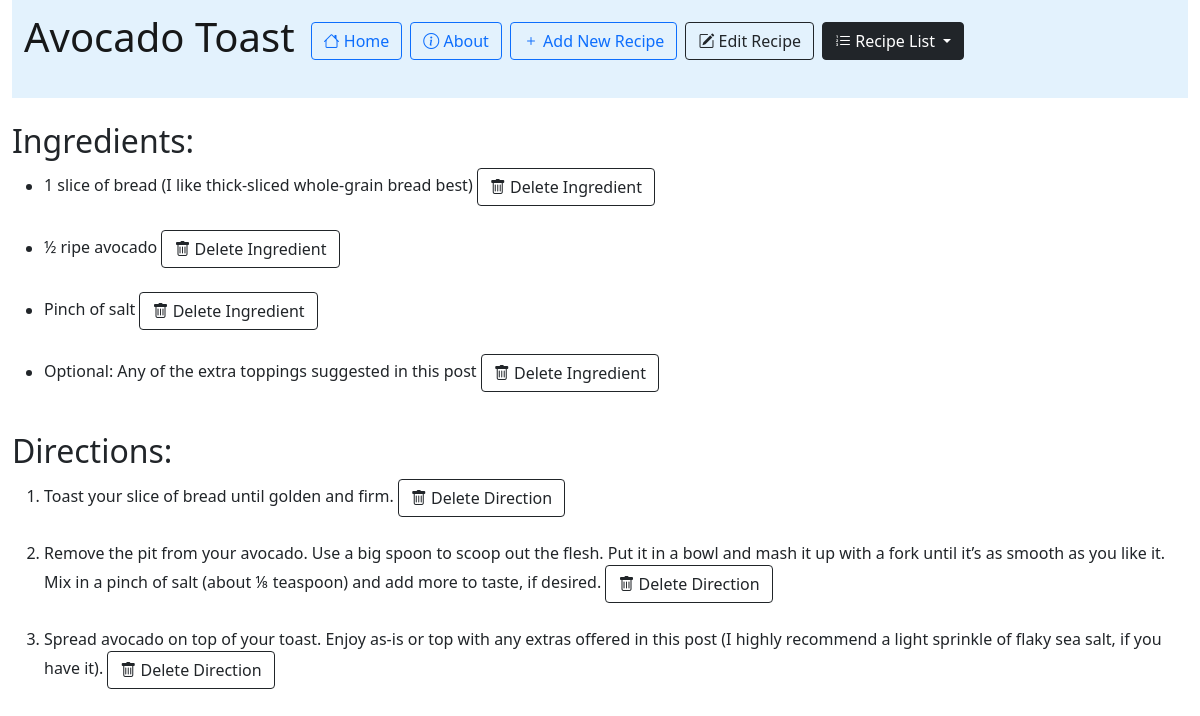
The page /recipe_app/249/ on the database as committed earlier.
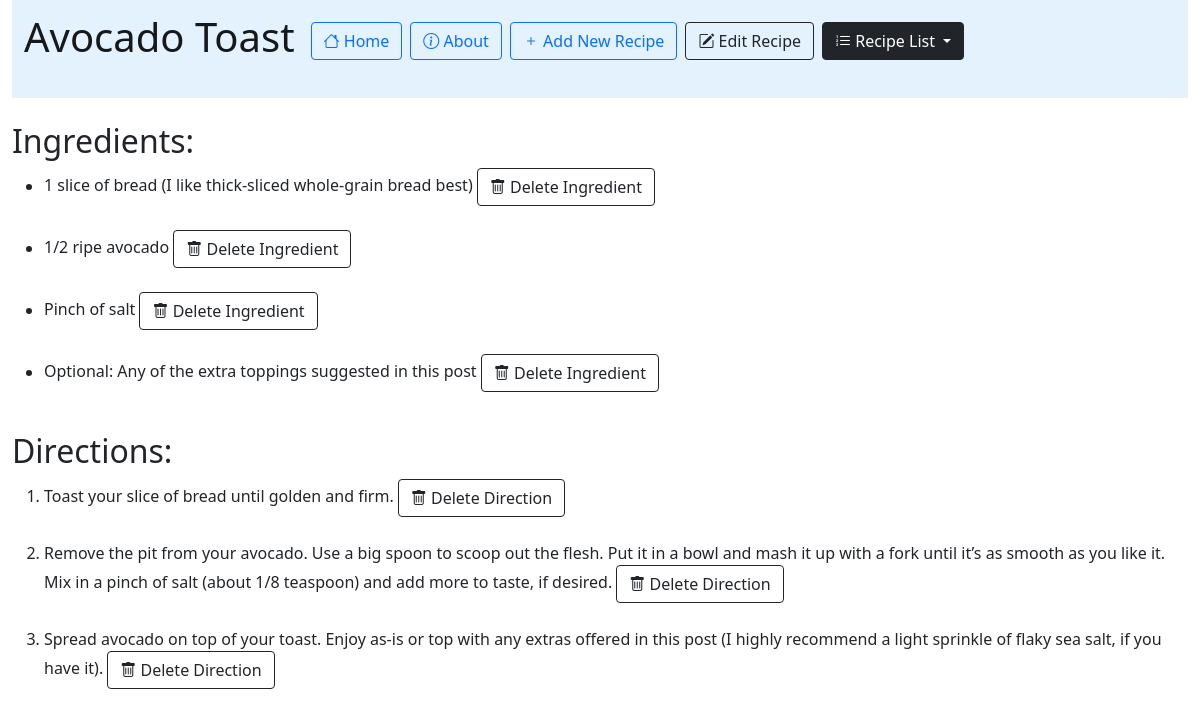
The same page on the database as committed later.
### recipe_app/models.py (models this page shows, shortened)
class Recipe(models.Model):
    recipe_name = models.CharField(max_length=200)
    pub_date= models.DateTimeField('date published')

class Ingredient(models.Model):
    ingredient_name = models.CharField(max_length=200)
    recipe = models.ForeignKey(Recipe, on_delete=models.CASCADE)

class Direction(models.Model):
    step = models.TextField()
    recipe = models.ForeignKey(Recipe, on_delete=models.CASCADE)

### recipe_app/views.py (the view)
# urls.py: path('<int:recipe_id>/', views.recipe_page, name='recipe_page'),
def recipe_page(request, recipe_id):
    our_recipe = Recipe.objects.get(pk=recipe_id)
    try:
        our_recipe
    except Recipe.DoesNotExist:
        raise Http404("Recipe does not exist")
    latest_recipe_list = Recipe.objects.order_by('-pub_date')
    return render(request, 'recipe_app/recipe_page.html', {'latest_recipe_list': latest_recipe_list, 'recipe': our_recipe})

### recipe_app/templates/recipe_app/recipe_page.html (shortened to what this page needs)
{% extends "recipe_app/base.html" %}
{% block content %}
<div class="container-fluid">
<nav class="navbar navbar-light" style="background-color: #e3f2fd;">
  <form class="container-fluid justify-content-start">
    <a class="navbar-brand" ><h1>{{ recipe.recipe_name }}</h1></a>
    <a class="btn btn-outline-primary me-2" type="button" href="/recipe_app"><i class="bi bi-house"></i> Home</a>
    <a class="btn btn-outline-primary me-2" type="button" href="/recipe_app/about"><i class="bi bi-info-circle"></i> About</a>
    <a class="btn btn-outline-primary me-2" type="button" href="/recipe_app/add"><i class="bi bi-plus"></i> Add New Recipe</a>
    <a class="btn btn-outline-dark me-2" type="button" href="/recipe_app/{{ recipe.id }}/edit_recipe"><i class="bi bi-pencil-square"></i> Edit Recipe</a>
    <div class="dropdown">
        <button class="btn btn-outline-dark me-2 active dropdown-toggle" type="button" id="dropdownMenuButton2" data-bs-toggle="dropdown" aria-expanded="false">
            <i class="bi bi-list-ol"></i> Recipe List
        </button>
    </div>
  </form>
</nav>
<br>
{% if recipe.ingredient_set.all %}
    <h2> Ingredients: </h2>
    <ul>{% for ingredient in recipe.ingredient_set.all %}
        <li>{{ ingredient.ingredient_name }}
        <a href="{% url 'recipe_app:delete_ingredient' recipe.id ingredient.id %}"><button class="btn btn-outline-dark" type="button"><i class="bi bi-trash"></i> Delete Ingredient</button></a></li>
        <br>
    {% endfor %}</ul>
{% else %}
    <p>No ingredients have been added to the recipe.</p>
{% endif %}
{% if recipe.direction_set.all %}
<h2> Directions: </h2>
<ol>{% for direction in recipe.direction_set.all %}
    <li>{{ direction.step }}
    <a href="{% url 'recipe_app:delete_direction' recipe.id direction.id %}"><button class="btn btn-outline-dark" type="button"><i class="bi bi-trash"></i> Delete Direction</button></a></li>
    <br>
{% endfor %}</ol>
{% else %}
    <p>No directions have been added to the recipe.</p>
{% endif %}
<br><br>
</div>
{% endblock %}

### recipe_app/templates/recipe_app/base.html (shortened to what this page needs)
<html>
    <head>
        <link href="https://cdn.jsdelivr.net/npm/bootstrap@5.1.2/dist/css/bootstrap.min.css" rel="stylesheet">
        <link rel="stylesheet" href="https://cdn.jsdelivr.net/npm/bootstrap-icons@1.5.0/font/bootstrap-icons.css">
    </head>
    {% block content %}{% endblock %}
</html>

Rows that differ between the two databases and show on the page:
removed Ingredient: ingredient_name "½ ripe avocado"
removed Direction: step "Remove the pit from your avocado. Use a big spoon to scoop out the flesh. Put it in a bowl and mash it up with a fork until it’s as smooth as you like it. Mix in a pinch of salt (about ⅛ teaspoon) and add more to taste, if desired."
added Ingredient: ingredient_name "1/2 ripe avocado"
added Direction: step "Remove the pit from your avocado. Use a big spoon to scoop out the flesh. Put it in a bowl and mash it up with a fork until it’s as smooth as you like it. Mix in a pinch of salt (about 1/8 teaspoon) and add more to taste, if desired."
